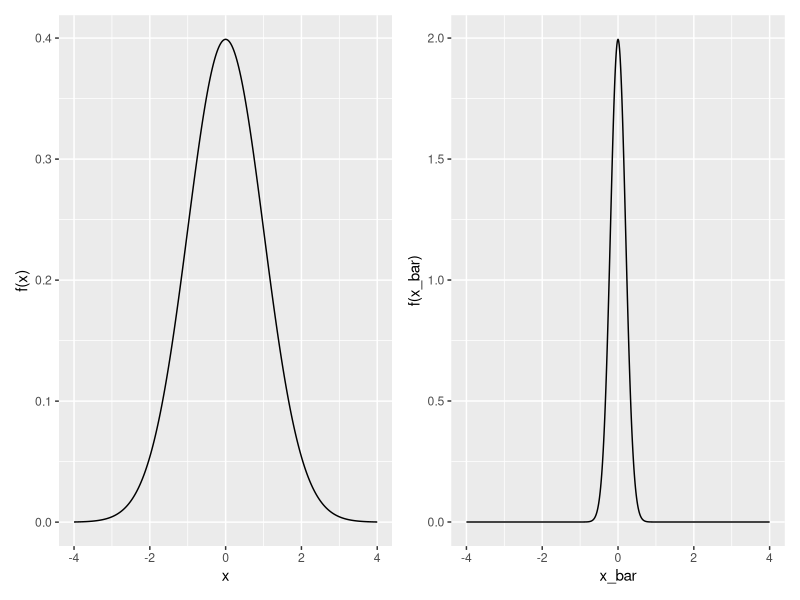
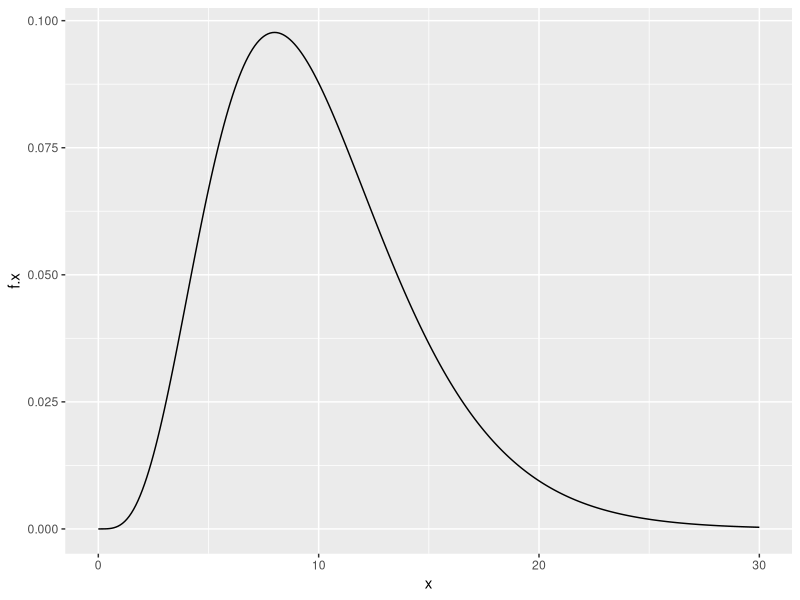

R code for these plots, in order:
## ---- chunk 1
knitr::opts_chunk$set(echo = FALSE)
library(VennDiagram)
library(tidyverse)
library(knitr)
library(kableExtra)
library(ggplot2)
library(patchwork)
## ---- chunk 2
x = seq(-4,4,by = 0.01)
y = dnorm(x)
ybar = dnorm(x,0,1/5)
p1 <- ggplot() + geom_line(aes(x = x, y = y)) + xlab("x") + ylab("f(x)")
p2 <- ggplot() + geom_line(aes(x = x, y = ybar)) + xlab("x_bar") + ylab("f(x_bar)")
p1 + p2
## ---- chunk 3
x <- seq(0,30,by = 0.1)
f.x <- dchisq(x,10)
ggplot() + geom_line(aes(x = x, y = f.x))
